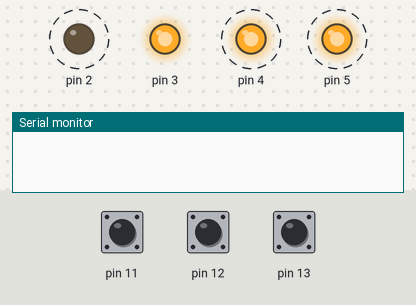
Bench run of a sketch on a simulated Arduino Uno, built with avr-gcc and run on an emulated ATmega328P. On the bench: output pins drawn as LEDs (lit = HIGH), the last lines printed to the serial monitor. Dashed ring = blinking. The test bench sets the inputs (shaded band); at power-on: pin 11 HIGH, pin 13 HIGH, pin 12 HIGH.

Above: at 0.01 s.
At 1.26 s:
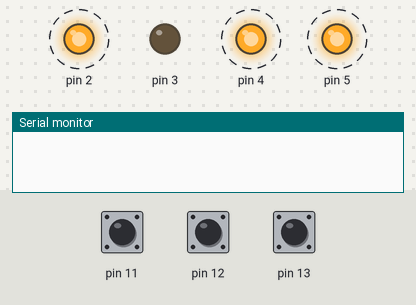
1.3 s: pin 11 pulled LOW for 0.15 s
At 1.51 s:
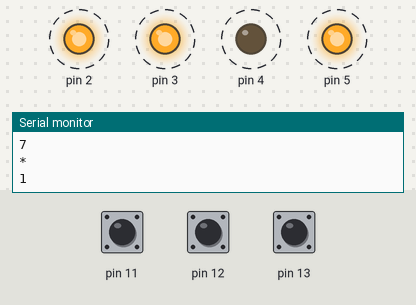
4.3 s: pin 13 pulled LOW for 0.15 s
Timing chart, 0 to 13.3 s (numbered marks = the images above; inputs shaded):
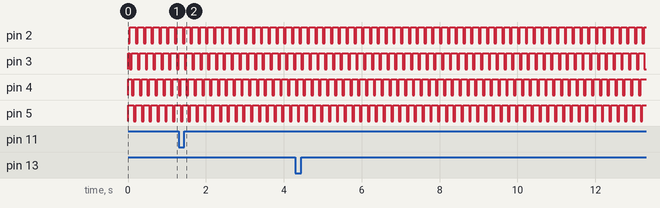

The sketch:

Training_class_3__keypad_with_led_.ino
```cpp
void setup() {
  int i, j;
  for (i= 11; i<= 13; i++)       //11,12,13 by default 1.
  {  //columns
    pinMode(i, INPUT_PULLUP);     // pullup mean
  }
  for (j= 2; j<= 5; j++)
  {//rows
    pinMode(j, OUTPUT);
  }
  Serial.begin(9600);   //9600
}

void loop() {
  // case 1.
  digitalWrite(2,LOW);
  digitalWrite(3,HIGH);
  digitalWrite(4,HIGH);
  digitalWrite(5,HIGH);

  if (digitalRead(11) == 0)
  {
    Serial.println("1");
  }
  else
  if (digitalRead(12) == 0)
  {
    Serial.println("2");
  }
  else
  if (digitalRead(13) == 0)
  {
    Serial.println("3");
  }
  delay(50);
  // case 2.
  digitalWrite(2,HIGH);
  digitalWrite(3,LOW);
  digitalWrite(4,HIGH);
  digitalWrite(5,HIGH);

  if (digitalRead(11) == 0)
  {
    Serial.println("4");
  }
  else
  if (digitalRead(12) == 0)
  {
    Serial.println("5");
  }
  else
  if (digitalRead(13) == 0)
  {
    Serial.println("6");
  }
  delay(50);
  // case 3.
  digitalWrite(2,HIGH);
  digitalWrite(3,HIGH);
  digitalWrite(4,LOW);
  digitalWrite(5,HIGH);

  if (digitalRead(11) == 0)
  {
    Serial.println("7");
  }
  else
  if (digitalRead(12) == 0)
  {
    Serial.println("8");
  }
  else
  if (digitalRead(13) == 0)
  {
    Serial.println("9");
  }
  delay(50);
  // case 4.
  digitalWrite(2,HIGH);
  digitalWrite(3,HIGH);
  digitalWrite(4,HIGH);
  digitalWrite(5,LOW);

  if (digitalRead(11) == 0)
  {
    Serial.println("*");
  }

  if (digitalRead(12) == 0)
  {
    Serial.println("0");
  }

  if (digitalRead(13) == 0)
  {
    Serial.println("#");
  }
  delay(50);
}
```

Measured:
- by itself, pin 2–5: alternates HIGH for 0.15 s and LOW for 0.05 s
